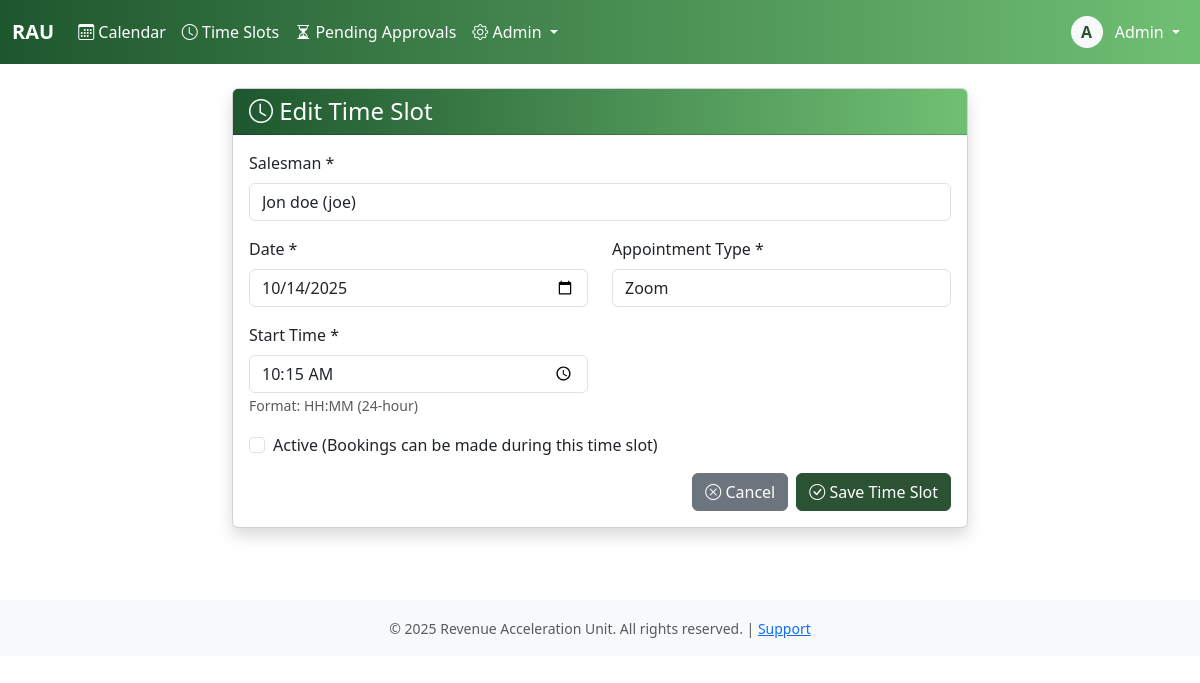
Before: /admiin/timeslots/1/edit/ (signed in) with the older database file.
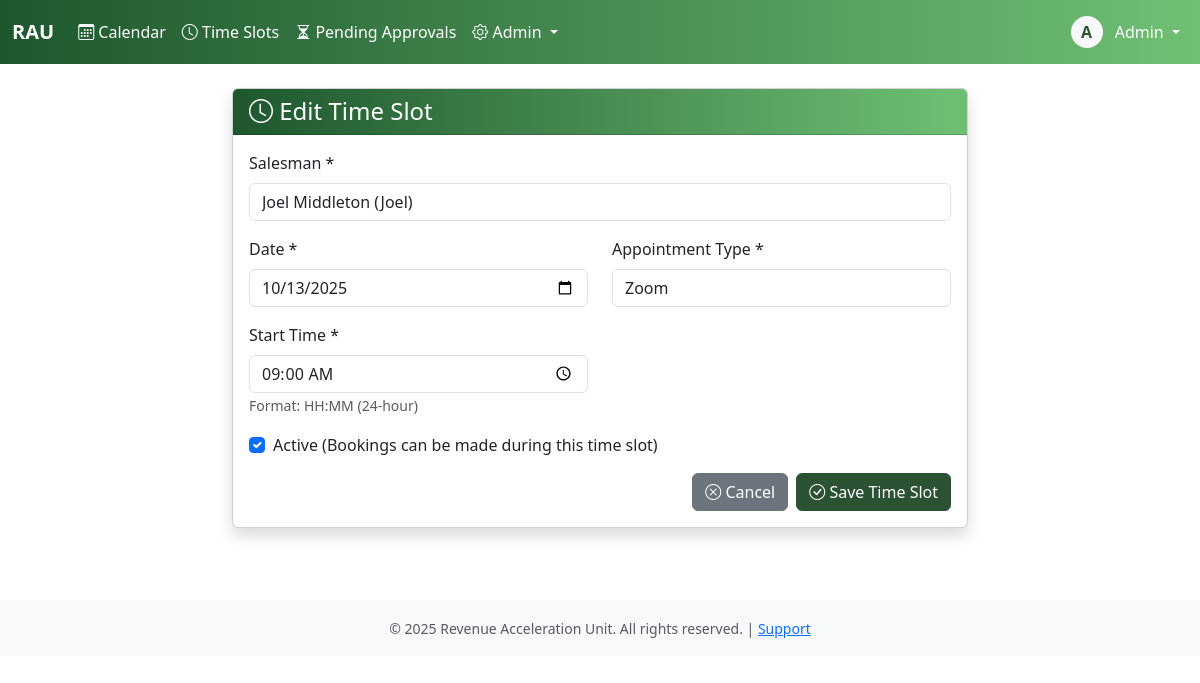
After: the same page with the newer database file.
### core/models.py (models this page shows, shortened)
class AvailableTimeSlot(models.Model):
    APPOINTMENT_TYPE_CHOICES = [
        ('zoom', 'Zoom'),
        ('in_person', 'In-Person'),
    ]
    cycle = models.ForeignKey(AvailabilityCycle, on_delete=models.CASCADE, related_name='slots', null=True, blank=True)
    salesman = models.ForeignKey(User, on_delete=models.CASCADE, related_name='available_timeslots')
    date = models.DateField()
    start_time = models.TimeField()
    appointment_type = models.CharField(max_length=20, choices=APPOINTMENT_TYPE_CHOICES)
    is_active = models.BooleanField(default=True)
    is_booked = models.BooleanField(default=False)
    created_at = models.DateTimeField(auto_now_add=True)
    created_by = models.ForeignKey(User, on_delete=models.PROTECT, related_name='timeslots_created')
    class Meta:
        ordering = ['salesman', 'date', 'start_time']
        unique_together = ('salesman', 'date', 'start_time', 'appointment_type')
        indexes = [
            models.Index(fields=['salesman', 'date', 'appointment_type', 'is_active']),
        ]

### core/views.py (the view)
# urls.py: path('admiin/timeslots/<int:pk>/edit/', views.timeslot_edit, name='timeslot_edit'),
@login_required
@group_required('salesman', 'admin')
def timeslot_edit(request, pk):
    timeslot = get_object_or_404(AvailableTimeSlot, pk=pk)
    is_admin = request.user.is_staff
    if not is_admin and timeslot.salesman != request.user:
        messages.error(request, "You don't have permission to edit this time slot.")
        return redirect('timeslots')
    if request.method == 'POST':
        form = AvailableTimeSlotForm(request.POST, instance=timeslot, is_admin=is_admin, current_user=request.user)
        if form.is_valid():
            timeslot = form.save()
            if not is_admin and timeslot.salesman != request.user:
                timeslot.salesman = request.user
                timeslot.save()
            messages.success(request, 'Time slot updated successfully!')
            return redirect('timeslots')
    else:
        form = AvailableTimeSlotForm(instance=timeslot, is_admin=is_admin, current_user=request.user)
    return render(request, 'timeslot_form.html', {
        'form': form,
        'title': 'Edit Time Slot',
        'timeslot': timeslot,
        'is_admin': is_admin
    })

### core/forms.py (shortened to what this page needs)
class AvailableTimeSlotForm(forms.ModelForm):
    class Meta:
        model = AvailableTimeSlot
        fields = ['salesman', 'date', 'start_time', 'appointment_type', 'is_active']
        widgets = {
            'salesman': forms.Select(attrs={'class': 'form-control'}),
            'date': forms.DateInput(attrs={'type': 'date', 'class': 'form-control'}),
            'start_time': forms.TimeInput(attrs={'type': 'time', 'class': 'form-control'}),
            'appointment_type': forms.Select(attrs={'class': 'form-control'}),
        }
    def __init__(self, *args, **kwargs):
        self.is_admin = kwargs.pop('is_admin', False)
        self.current_user = kwargs.pop('current_user', None)
        super().__init__(*args, **kwargs)
        self.fields['salesman'].queryset = User.objects.filter(
            is_active_salesman=True,
            is_active=True
        )
        if not self.is_admin:
            self.fields['salesman'].disabled = True
            self.fields['salesman'].required = False
            if self.current_user:
                self.fields['salesman'].initial = self.current_user
        self.fields['start_time'].help_text = 'Format: HH:MM (24-hour)'

### core/templates/timeslot_form.html (shortened to what this page needs)
{% extends 'base.html' %}
{% block content %}
<div class="container">
    <div class="row justify-content-center">
        <div class="col-md-8">
            <div class="card shadow">
                <div class="card-header bg-dark text-white">
                    <h4 class="mb-0"><i class="bi bi-clock"></i> {{ title }}</h4>
                </div>
                <div class="card-body">
                    <form method="post">
                        <div class="row">
                            {% if is_admin %}
                            <div class="col-md-12 mb-3">
                                <label for="{{ form.salesman.id_for_label }}" class="form-label">Salesman *</label>
                                {{ form.salesman }}
                            </div>
                            {% endif %}
                            <div class="col-md-6 mb-3">
                                <label for="{{ form.date.id_for_label }}" class="form-label">Date *</label>
                                {{ form.date }}
                            </div>
                            <div class="col-md-6 mb-3">
                                <label for="{{ form.appointment_type.id_for_label }}" class="form-label">Appointment Type *</label>
                                {{ form.appointment_type }}
                            </div>
                        </div>
                        <div class="row">
                            <div class="col-md-6 mb-3">
                                <label for="{{ form.start_time.id_for_label }}" class="form-label">Start Time *</label>
                                {{ form.start_time }}
                                <small class="form-text text-muted">{{ form.start_time.help_text }}</small>
                            </div>
                        </div>
                        <div class="mb-3">
                            <div class="form-check">
                                <input type="checkbox" name="is_active" class="form-check-input" id="is_active"
                                       {% if form.is_active.value %}checked{% endif %}>
                                <label class="form-check-label" for="is_active">
                                    Active (Bookings can be made during this time slot)
                                </label>
                            </div>
                        </div>
                        <div class="d-flex gap-2 justify-content-end">
                            <a href="{% url 'timeslots' %}" class="btn btn-secondary">
                                <i class="bi bi-x-circle"></i> Cancel
                            </a>
                            <button type="submit" class="btn btn-primary">
                                <i class="bi bi-check-circle"></i> Save Time Slot
                            </button>
                        </div>
                    </form>
                </div>
            </div>
        </div>
    </div>
</div>
{% endblock %}

Changed rows visible on the page:
changed AvailableTimeSlot "Zoom": salesman "Jon doe (joe)" → "Joel Middleton (Joel)"; date "10/14/2025" → "10/13/2025"; start_time "10:15:00" → "09:00:00"
Other visible differences:
form field is_active: "☐" → "☑"
